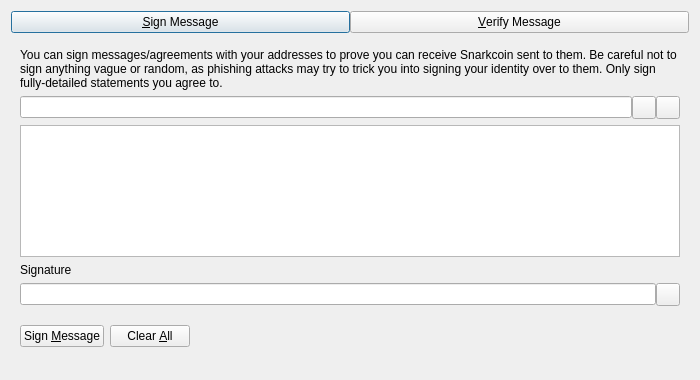
<?xml version="1.0" encoding="UTF-8"?>
<ui version="4.0">
 <class>SignVerifyMessageDialog</class>
 <widget class="QDialog" name="SignVerifyMessageDialog">
  <property name="geometry">
   <rect>
    <x>0</x>
    <y>0</y>
    <width>700</width>
    <height>380</height>
   </rect>
  </property>
  <property name="windowTitle">
   <string>Signatures - Sign / Verify a Message</string>
  </property>
  <property name="modal">
   <bool>true</bool>
  </property>
  <layout class="QVBoxLayout" name="verticalLayout">
   <item>
    <layout class="QHBoxLayout" name="horizontalLayout_Buttons_2">
     <property name="spacing">
      <number>0</number>
     </property>
     <property name="topMargin">
      <number>0</number>
     </property>
     <item>
      <widget class="QPushButton" name="btnSignMessage">
       <property name="text">
        <string>&amp;Sign Message</string>
       </property>
       <property name="checkable">
        <bool>true</bool>
       </property>
      </widget>
     </item>
     <item>
      <widget class="QPushButton" name="btnVerifyMessage">
       <property name="text">
        <string>&amp;Verify Message</string>
       </property>
       <property name="checkable">
        <bool>true</bool>
       </property>
      </widget>
     </item>
    </layout>
   </item>
   <item>
    <widget class="QStackedWidget" name="stackedWidgetSig">
     <property name="minimumSize">
      <size>
       <width>0</width>
       <height>0</height>
      </size>
     </property>
     <property name="currentIndex">
      <number>0</number>
     </property>
     <widget class="QWidget" name="pageSignMessage">
      <layout class="QVBoxLayout" name="verticalLayout_SM">
       <item>
        <widget class="QLabel" name="infoLabel_SM">
         <property name="text">
          <string>You can sign messages/agreements with your addresses to prove you can receive Snarkcoin sent to them. Be careful not to sign anything vague or random, as phishing attacks may try to trick you into signing your identity over to them. Only sign fully-detailed statements you agree to.</string>
         </property>
         <property name="textFormat">
          <enum>Qt::PlainText</enum>
         </property>
         <property name="wordWrap">
          <bool>true</bool>
         </property>
        </widget>
       </item>
       <item>
        <layout class="QHBoxLayout" name="horizontalLayout_1_SM">
         <property name="spacing">
          <number>0</number>
         </property>
         <item>
          <widget class="QValidatedLineEdit" name="addressIn_SM">
           <property name="toolTip">
            <string>The Snarkcoin address to sign the message with</string>
           </property>
          </widget>
         </item>
         <item>
          <widget class="QToolButton" name="addressBookButton_SM">
           <property name="toolTip">
            <string>Choose previously used address</string>
           </property>
           <property name="text">
            <string/>
           </property>
           <property name="shortcut">
            <string>Alt+A</string>
           </property>
          </widget>
         </item>
         <item>
          <widget class="QToolButton" name="pasteButton_SM">
           <property name="toolTip">
            <string>Paste address from clipboard</string>
           </property>
           <property name="text">
            <string/>
           </property>
           <property name="shortcut">
            <string>Alt+P</string>
           </property>
          </widget>
         </item>
        </layout>
       </item>
       <item>
        <widget class="QPlainTextEdit" name="messageIn_SM">
         <property name="toolTip">
          <string>Enter the message you want to sign here</string>
         </property>
        </widget>
       </item>
       <item>
        <widget class="QLabel" name="signatureLabel_SM">
         <property name="text">
          <string>Signature</string>
         </property>
         <property name="textFormat">
          <enum>Qt::PlainText</enum>
         </property>
        </widget>
       </item>
       <item>
        <layout class="QHBoxLayout" name="horizontalLayout_2_SM">
         <property name="spacing">
          <number>0</number>
         </property>
         <item>
          <widget class="QLineEdit" name="signatureOut_SM">
           <property name="readOnly">
            <bool>true</bool>
           </property>
          </widget>
         </item>
         <item>
          <widget class="QToolButton" name="copySignatureButton_SM">
           <property name="toolTip">
            <string>Copy the current signature to the system clipboard</string>
           </property>
           <property name="text">
            <string/>
           </property>
          </widget>
         </item>
        </layout>
       </item>
       <item>
        <layout class="QHBoxLayout" name="horizontalLayout_3_SM">
         <item>
          <widget class="QPushButton" name="signMessageButton_SM">
           <property name="toolTip">
            <string>Sign the message to prove you own this Snarkcoin address</string>
           </property>
           <property name="text">
            <string>Sign &amp;Message</string>
           </property>
           <property name="autoDefault">
            <bool>false</bool>
           </property>
          </widget>
         </item>
         <item>
          <widget class="QPushButton" name="clearButton_SM">
           <property name="toolTip">
            <string>Reset all sign message fields</string>
           </property>
           <property name="text">
            <string>Clear &amp;All</string>
           </property>
           <property name="autoDefault">
            <bool>false</bool>
           </property>
          </widget>
         </item>
         <item>
          <spacer name="horizontalSpacer_1_SM">
           <property name="orientation">
            <enum>Qt::Horizontal</enum>
           </property>
           <property name="sizeHint" stdset="0">
            <size>
             <width>40</width>
             <height>48</height>
            </size>
           </property>
          </spacer>
         </item>
         <item>
          <widget class="QLabel" name="statusLabel_SM">
           <property name="text">
            <string/>
           </property>
           <property name="wordWrap">
            <bool>true</bool>
           </property>
          </widget>
         </item>
         <item>
          <spacer name="horizontalSpacer_2_SM">
           <property name="orientation">
            <enum>Qt::Horizontal</enum>
           </property>
           <property name="sizeHint" stdset="0">
            <size>
             <width>40</width>
             <height>48</height>
            </size>
           </property>
          </spacer>
         </item>
        </layout>
       </item>
      </layout>
     </widget>
     <widget class="QWidget" name="pageVerifyMessage">
      <layout class="QVBoxLayout" name="verticalLayout_VM">
       <item>
        <widget class="QLabel" name="infoLabel_VM">
         <property name="text">
          <string>Enter the receiver's address, message (ensure you copy line breaks, spaces, tabs, etc. exactly) and signature below to verify the message. Be careful not to read more into the signature than what is in the signed message itself, to avoid being tricked by a man-in-the-middle attack. Note that this only proves the signing party receives with the address, it cannot prove sendership of any transaction!</string>
         </property>
         <property name="textFormat">
          <enum>Qt::PlainText</enum>
         </property>
         <property name="alignment">
          <set>Qt::AlignLeading|Qt::AlignLeft|Qt::AlignTop</set>
         </property>
         <property name="wordWrap">
          <bool>true</bool>
         </property>
        </widget>
       </item>
       <item>
        <layout class="QHBoxLayout" name="horizontalLayout_1_VM">
         <property name="spacing">
          <number>0</number>
         </property>
         <item>
          <widget class="QValidatedLineEdit" name="addressIn_VM">
           <property name="toolTip">
            <string>The Snarkcoin address the message was signed with</string>
           </property>
          </widget>
         </item>
         <item>
          <widget class="QToolButton" name="addressBookButton_VM">
           <property name="toolTip">
            <string>Choose previously used address</string>
           </property>
           <property name="text">
            <string/>
           </property>
           <property name="shortcut">
            <string>Alt+A</string>
           </property>
          </widget>
         </item>
        </layout>
       </item>
       <item>
        <widget class="QPlainTextEdit" name="messageIn_VM"/>
       </item>
       <item>
        <widget class="QValidatedLineEdit" name="signatureIn_VM"/>
       </item>
       <item>
        <layout class="QHBoxLayout" name="horizontalLayout_2_VM">
         <item>
          <widget class="QPushButton" name="verifyMessageButton_VM">
           <property name="toolTip">
            <string>Verify the message to ensure it was signed with the specified Snarkcoin address</string>
           </property>
           <property name="text">
            <string>Verify &amp;Message</string>
           </property>
           <property name="autoDefault">
            <bool>false</bool>
           </property>
          </widget>
         </item>
         <item>
          <widget class="QPushButton" name="clearButton_VM">
           <property name="toolTip">
            <string>Reset all verify message fields</string>
           </property>
           <property name="text">
            <string>Clear &amp;All</string>
           </property>
           <property name="autoDefault">
            <bool>false</bool>
           </property>
          </widget>
         </item>
         <item>
          <spacer name="horizontalSpacer_1_VM">
           <property name="orientation">
            <enum>Qt::Horizontal</enum>
           </property>
           <property name="sizeHint" stdset="0">
            <size>
             <width>40</width>
             <height>48</height>
            </size>
           </property>
          </spacer>
         </item>
         <item>
          <widget class="QLabel" name="statusLabel_VM">
           <property name="text">
            <string/>
           </property>
           <property name="wordWrap">
            <bool>true</bool>
           </property>
          </widget>
         </item>
         <item>
          <spacer name="horizontalSpacer_2_VM">
           <property name="orientation">
            <enum>Qt::Horizontal</enum>
           </property>
           <property name="sizeHint" stdset="0">
            <size>
             <width>40</width>
             <height>48</height>
            </size>
           </property>
          </spacer>
         </item>
        </layout>
       </item>
      </layout>
     </widget>
    </widget>
   </item>
  </layout>
 </widget>
 <customwidgets>
  <customwidget>
   <class>QValidatedLineEdit</class>
   <extends>QLineEdit</extends>
   <header>qt/qvalidatedlineedit.h</header>
  </customwidget>
 </customwidgets>
 <resources>
  <include location="../snarkcoin.qrc"/>
 </resources>
 <connections/>
</ui>
